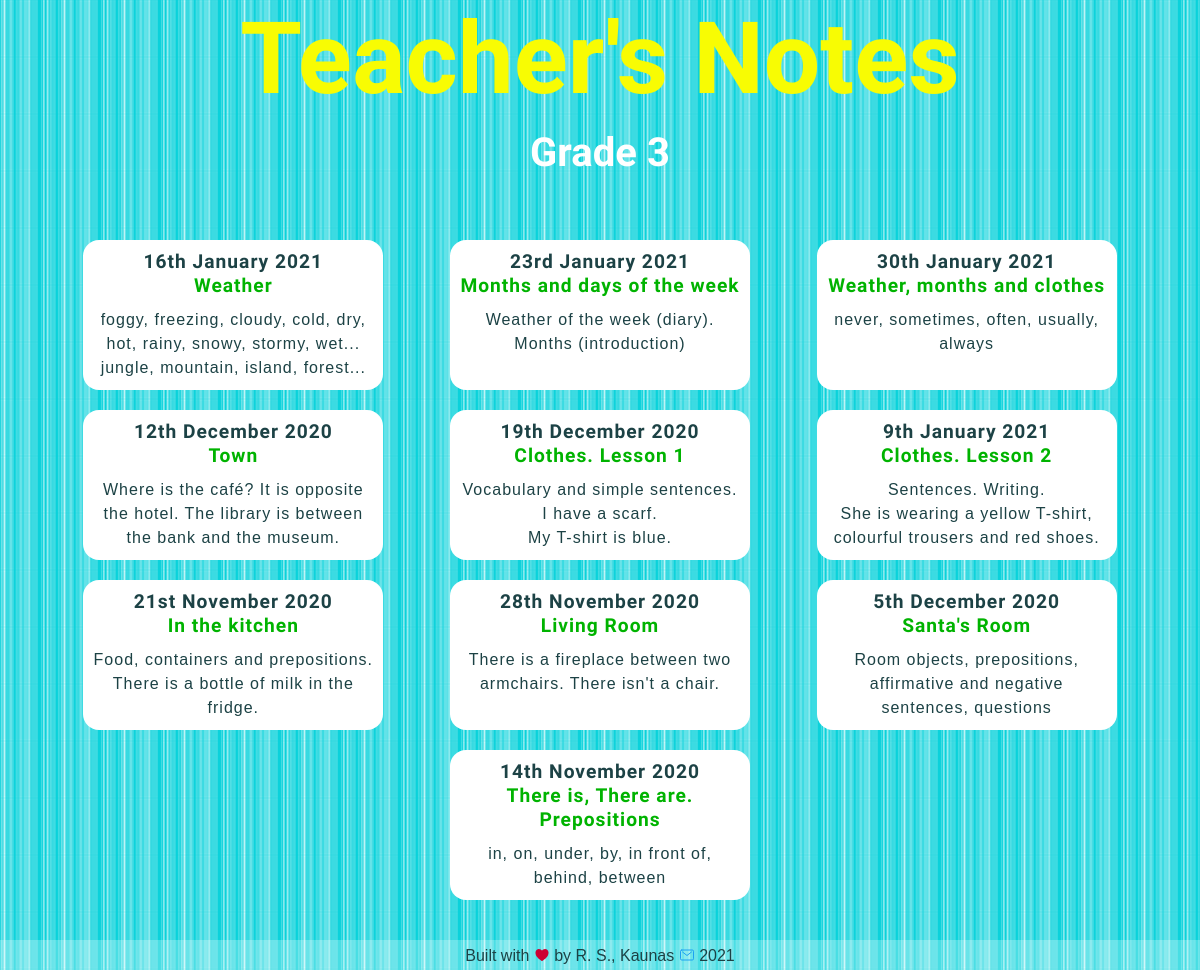
Page /blog/grade3/ on the earlier database version.
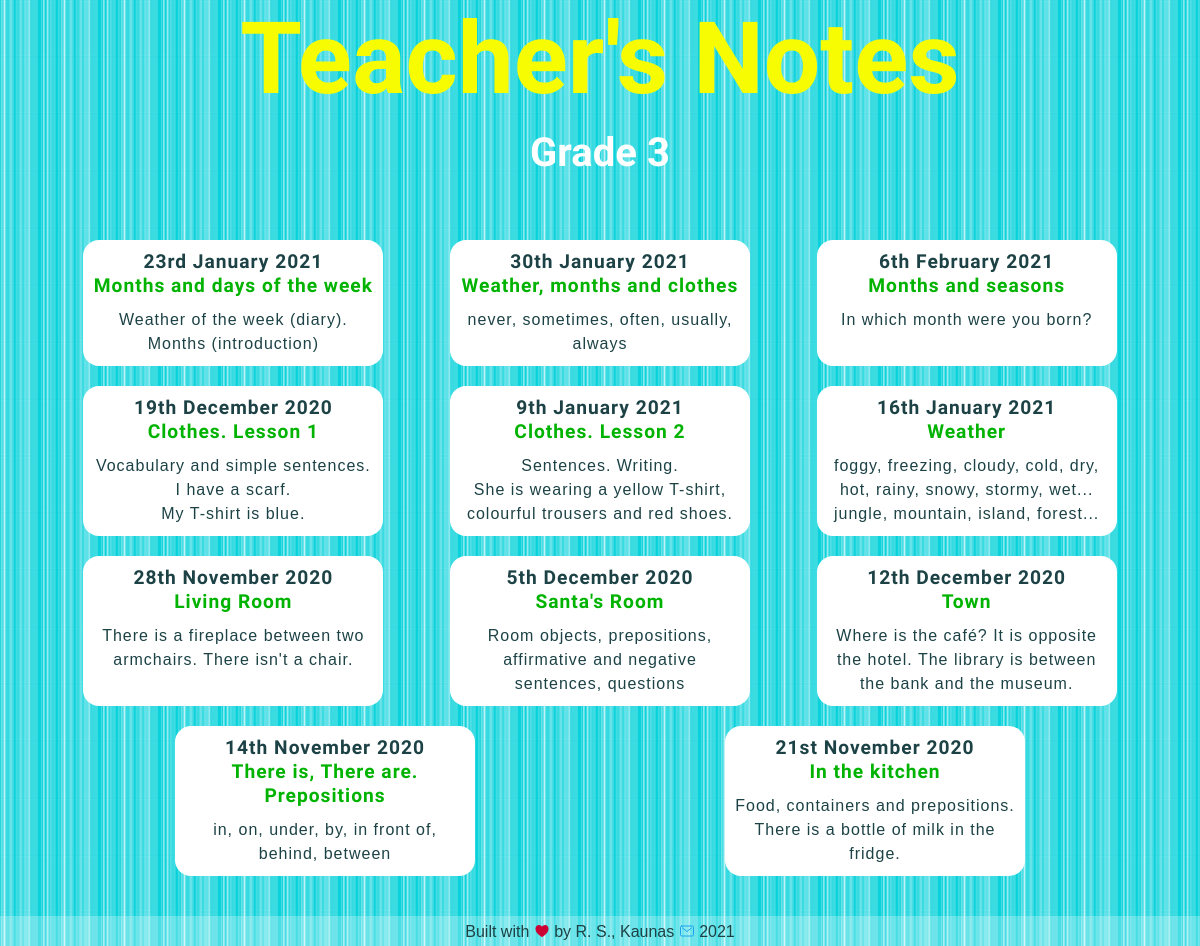
Same page on the later database version.
### blog/models.py (models this page shows, shortened)
class Grade3blogpost(models.Model):
    grade = models.CharField(max_length=10, default='Grade 3')
    date = models.DateField()
    title = models.TextField(max_length=200)
    intro = models.TextField(max_length=400, default='intro')
    description = models.TextField()
    image = models.ImageField(upload_to='blog/images/', default='blog/images/soon.png')
    file = models.FileField(upload_to='blog/downloads/', blank='True')
    credits = models.TextField(blank='True')

### blog/views.py (the view)
# urls.py: path('grade3/', views.view_all_grade3, name='url_all_grade3'),
def view_all_grade3(request):
    blogposts = Grade3blogpost.objects.order_by('-date')
    return render(request, 'blog/onegrade_3.html', {'blogposts': blogposts})

### blog/templates/blog/onegrade_3.html (shortened to what this page needs)
<!DOCTYPE html>
{% load static %}
<html lang="en">
<head>
    <link href="{% static 'blog/all_posts.css' %}" type="text/css" rel="stylesheet"/>
    <link href="{% static 'blog/queries.css' %}" type="text/css" rel="stylesheet"/>
</head>
<body>
<div id="page-container">
    <div id="content-wrap">
        <header>
            <h1>Teacher's Notes</h1>
            <h2>Grade 3</h2>
        </header>
        <section>
            <h3></h3>
            <div class="flex-container">
                {% for blogpost in blogposts %}
                    <a class="button" href="{% url 'blog:url_one_grade3' blogpost.id %}">
                        <h4>{{ blogpost.date|date:'jS F Y' }}</h4>
                        <h5>{{ blogpost.title }}</h5>
                        <p>{{ blogpost.intro|safe|truncatewords:20 }}</p></a>
                {% endfor %}
            </div>
        </section>
    </div>
    {% include 'blog/footer.html' %}
</div>
</body>
</html>

Differences in the rows shown:
added Grade3blogpost: date "6th February 2021", title "Months and seasons", intro "In which month were you born?"
